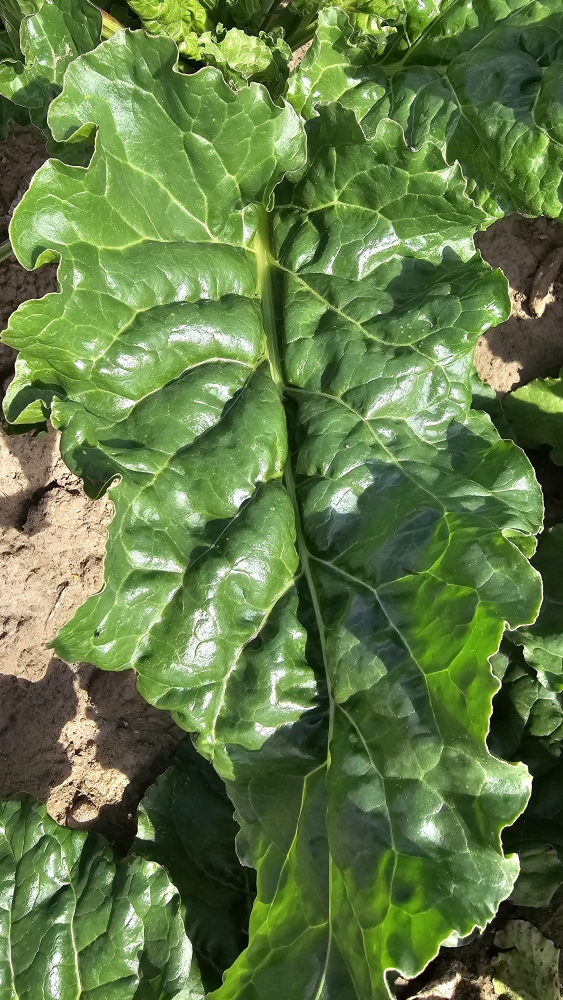
#> input picture data/samples/beet/healthy/20240624_120106.jpg, 2252 x 4000 px (shown at 1/4 size); its folder holds only this picture in this run
$ python beet_detector.py data/samples/beet/healthy
#> lines starting #> are read from the running program, lines starting #| are printed output that depends on the picture; after the words box and inside, x2 and y2 are one past the last pixel; in counts of white or black regions, pixels touching at a corner belong together
"""
Beet Disease Detector — Cercospora Leaf Spot
============================================
Pipeline: Background Removal → Feature Extraction → Classification

Detects Cercospora leaf spot disease in sugar beet images.
Works on both close-up leaf images and wide field shots (multiple leaves).
Classifies images as: Healthy / Suspicious / Sick

Usage:
    python beet_detector.py <image_path>           # Single image
    python beet_detector.py <folder_path> --batch  # Batch folder

Project: Field Disease Detector
"""

import cv2
import numpy as np
import os
import sys
import glob
import argparse
import warnings
warnings.filterwarnings("ignore")

try:
    import matplotlib
    matplotlib.use("Agg")
    import matplotlib.pyplot as plt
    import matplotlib.patches as mpatches
    from matplotlib.gridspec import GridSpec
    HAS_MPL = True
except ImportError:
    HAS_MPL = False


# ══════════════════════════════════════════════════════════
# STEP 1 — BACKGROUND REMOVAL
# ══════════════════════════════════════════════════════════

def remove_background(img_bgr: np.ndarray) -> dict:
    """
    Segment plant material from background (soil, sand, gravel, shadow).

    Strategy:
      1. Build a vegetation mask: green pixels with sufficient saturation
      2. Expand the mask via dilation so yellow disease halos near green
         tissue are included, while distant bare soil is excluded
      3. Explicitly block soil/sand pixels (hue 10-30, low saturation)
      4. Morphological cleanup to fill holes and remove small noise blobs
      5. Return the clean plant mask + masked image

    Returns:
        dict with:
          'plant_mask'    — binary mask (uint8), 255 = plant pixel
          'plant_img'     — BGR image with background zeroed
          'plant_area'    — number of plant pixels
          'coverage_pct'  — plant area as % of total image
          'found'         — False if no significant plant was found
          '_green_mask'   — strict green-only mask (for feature stats)
    """
    h, w  = img_bgr.shape[:2]
    total = h * w
    hsv   = cv2.cvtColor(img_bgr, cv2.COLOR_BGR2HSV)
    hh, s, v = hsv[:, :, 0], hsv[:, :, 1], hsv[:, :, 2]

    # --- Green seed (healthy beet leaf tissue) ---
    green_seed = ((hh >= 35) & (hh <= 85) & (s > 45) & (v > 40)).astype(np.uint8) * 255

    # --- Pale / bleached / dried leaf tissue ---
    # Wilted beet leaves lose color but stay near green tissue — NOT soil
    pale_leaf = ((s < 60) & (v > 90) & (v < 240)).astype(np.uint8) * 255

    # --- Dark red / purple beet tissue (stems, veins, stressed leaves) ---
    dark_red_bool = ((hh >= 150) | (hh <= 15)) & (s > 40) & (v > 30) & (v < 180)
    dark_leaf = dark_red_bool.astype(np.uint8) * 255

    # --- Yellowing diseased tissue ---
    yellow_leaf = ((hh >= 18) & (hh <= 45) & (s > 50) & (v > 60)).astype(np.uint8) * 255

    # --- Explicit soil/sand exclusion ---
    # Soil: hue ~8-32, low saturation, medium-high brightness
    soil = ((hh >= 8) & (hh <= 32) & (s < 65) & (v > 80)).astype(np.uint8) * 255

    # --- Build plant mask: green seed expanded to capture adjacent leaf tissue ---
    # Only include pale/dark/yellow pixels that are within the expanded green zone
    # (prevents isolated soil patches from being captured)
    expanded_green  = cv2.dilate(green_seed, np.ones((15, 15), np.uint8), iterations=3)
    leaf_candidates = cv2.bitwise_or(cv2.bitwise_or(pale_leaf, dark_leaf), yellow_leaf)
    leaf_near_green = cv2.bitwise_and(leaf_candidates, expanded_green)
    combined        = cv2.bitwise_or(green_seed, leaf_near_green)
    plant_mask      = cv2.bitwise_and(combined, cv2.bitwise_not(soil))

    # --- Morphological cleanup ---
    plant_mask = cv2.morphologyEx(plant_mask, cv2.MORPH_CLOSE,
                                   np.ones((9, 9), np.uint8), iterations=2)
    plant_mask = cv2.morphologyEx(plant_mask, cv2.MORPH_OPEN,
                                   np.ones((3, 3), np.uint8), iterations=1)

    plant_area    = int(plant_mask.sum() // 255)
    coverage_pct  = plant_area / total * 100

    if coverage_pct < 5:
        return {
            "plant_mask":   plant_mask,
            "plant_img":    img_bgr.copy(),
            "plant_area":   plant_area,
            "coverage_pct": round(coverage_pct, 1),
            "found":        False,
            "_green_mask":  green_seed,
            "_soil_mask":   soil,
        }

    plant_img = cv2.bitwise_and(img_bgr, img_bgr, mask=plant_mask)

    return {
        "plant_mask":   plant_mask,
        "plant_img":    plant_img,
        "plant_area":   plant_area,
        "coverage_pct": round(coverage_pct, 1),
        "found":        True,
        "_green_mask":  green_seed,
        "_soil_mask":   soil,
    }


# ══════════════════════════════════════════════════════════
# STEP 2 — FEATURE EXTRACTION  (on masked plant only)
# ══════════════════════════════════════════════════════════

def extract_features(img_bgr: np.ndarray, bg: dict) -> dict:
    """
    Extract color and texture features from plant pixels only.
    Background and soil pixels are completely excluded.

    Features:
      yellow_ratio   — % of plant pixels that are yellow (Cercospora halos)
      dark_ratio     — % of plant pixels that are dark (necrotic centers)
      high_sat_ratio — % of green pixels with very high saturation (stress)
      sat_mean       — mean saturation within green vegetation
      hue_entropy    — color diversity of green pixels (disease → more spread)
      green_pct      — green pixels / total image (canopy coverage)
      brown_ratio    — % of plant pixels with brown ring-border color
      pale_ratio     — % of green pixels that are pale/bleached (necrotic centers)
    """
    if not bg["found"]:
        return {k: 0.0 for k in
                ("yellow_ratio", "dark_ratio", "high_sat_ratio", "sat_mean",
                 "hue_entropy", "green_pct", "brown_ratio", "pale_ratio")}

    plant_mask  = bg["plant_mask"]
    green_mask  = bg["_green_mask"]
    plant_area  = max(bg["plant_area"], 1)
    green_area  = max(int(green_mask.sum() // 255), 1)
    total       = img_bgr.shape[0] * img_bgr.shape[1]

    hsv      = cv2.cvtColor(img_bgr, cv2.COLOR_BGR2HSV)
    hh, s, v = hsv[:, :, 0], hsv[:, :, 1], hsv[:, :, 2]

    def _in_plant(bool_mask):
        """Restrict a boolean mask to plant pixels only."""
        return bool_mask & (plant_mask > 0)

    def _in_green(bool_mask):
        """Restrict a boolean mask to strict-green pixels only."""
        return bool_mask & (green_mask > 0)

    # --- Yellow halos (Cercospora primary signal) ---
    # Saturation >70 separates true leaf yellowing from pale/sandy soil
    yellow_bool  = _in_plant((hh >= 18) & (hh <= 38) & (s > 70) & (v > 80))
    yellow_ratio = float(yellow_bool.sum()) / plant_area * 100

    # --- Dark necrotic centers within plant area ---
    dark_bool  = _in_plant(v < 60)
    dark_ratio = float(dark_bool.sum()) / plant_area * 100

    # --- High saturation within green canopy (color stress) ---
    high_sat_bool  = _in_green(s > 160)
    high_sat_ratio = float(high_sat_bool.sum()) / green_area * 100

    # --- Saturation statistics within green vegetation ---
    if green_area > 500:
        s_veg    = s[green_mask > 0].astype(float)
        sat_mean = float(np.mean(s_veg))
    else:
        sat_mean = 0.0

    # --- Hue entropy within green vegetation ---
    if green_area > 500:
        hue_veg = hh[green_mask > 0]
        hist, _ = np.histogram(hue_veg, bins=20, range=(0, 180))
        hist_n  = hist / (hist.sum() + 1e-9)
        hue_entropy = float(-np.sum(hist_n * np.log2(hist_n + 1e-9)))
    else:
        hue_entropy = 0.0

    # --- Green coverage fraction ---
    green_pct = float(green_area) / total * 100

    # --- Brown ring borders (Cercospora spot edges) ---
    brown_bool  = _in_plant((hh >= 5) & (hh <= 20) & (s > 80) & (v > 60))
    brown_ratio = float(brown_bool.sum()) / plant_area * 100

    # --- Pale/bleached areas within green (necrotic centers) ---
    pale_bool  = _in_green((s < 80) & (v > 120))
    pale_ratio = float(pale_bool.sum()) / green_area * 100

    return {
        "yellow_ratio":   round(yellow_ratio,   2),
        "dark_ratio":     round(dark_ratio,      2),
        "high_sat_ratio": round(high_sat_ratio,  2),
        "sat_mean":       round(sat_mean,         1),
        "hue_entropy":    round(hue_entropy,      4),
        "green_pct":      round(green_pct,        2),
        "brown_ratio":    round(brown_ratio,      2),
        "pale_ratio":     round(pale_ratio,       2),
        # Internal masks for visualization
        "_yellow_mask": (yellow_bool.astype(np.uint8)) * 255,
        "_dark_mask":   (dark_bool.astype(np.uint8))   * 255,
    }


# ══════════════════════════════════════════════════════════
# STEP 3 — CLASSIFICATION
# ══════════════════════════════════════════════════════════

def classify(features: dict) -> tuple:
    """
    Score-based Cercospora classification.

    Score 0-2  → Healthy
    Score 3-5  → Suspicious
    Score 6+   → Sick

    Returns: (label, score, reasons)
    """
    score   = 0
    reasons = []

    y = features["yellow_ratio"]
    if   y > 12: score += 4; reasons.append(f"heavy yellowing ({y:.1f}%)")
    elif y > 5:  score += 2; reasons.append(f"moderate yellowing ({y:.1f}%)")
    elif y > 2:  score += 1; reasons.append(f"mild yellowing ({y:.1f}%)")

    sm = features["sat_mean"]
    if   sm > 175: score += 3; reasons.append(f"high sat mean ({sm:.0f})")
    elif sm > 150: score += 2; reasons.append(f"elevated sat mean ({sm:.0f})")
    elif sm > 135: score += 1

    hs = features["high_sat_ratio"]
    if   hs > 55: score += 3; reasons.append(f"high-sat in canopy ({hs:.1f}%)")
    elif hs > 35: score += 2; reasons.append(f"elevated high-sat ({hs:.1f}%)")
    elif hs > 25: score += 1

    he = features["hue_entropy"]
    if   he > 2.2: score += 2; reasons.append(f"high hue entropy ({he:.2f})")
    elif he > 1.9: score += 1

    g = features["green_pct"]
    if   g < 60: score += 2; reasons.append(f"low green coverage ({g:.1f}%)")
    elif g < 75: score += 1

    d = features["dark_ratio"]
    if   d > 15 and sm > 130: score += 2; reasons.append(f"dark necrotic areas ({d:.1f}%)")
    elif d > 8  and sm > 130: score += 1

    b = features["brown_ratio"]
    if b > 2: score += 1; reasons.append(f"brown ring spots ({b:.1f}%)")

    if   score >= 6: label = "Sick"
    elif score >= 3: label = "Suspicious"
    else:            label = "Healthy"

    return label, score, reasons


# ══════════════════════════════════════════════════════════
# VISUALIZATION
# ══════════════════════════════════════════════════════════

# [71 lines left out: function _annotate, not called in this run]


# ══════════════════════════════════════════════════════════
# PUBLIC API
# ══════════════════════════════════════════════════════════

def analyze_image(img_path: str, save_annotated: str = None) -> dict:
    """
    Full pipeline for one image:
      background removal → feature extraction → classification.
    Optionally saves an annotated image.
    """
    img = cv2.imread(img_path)
    if img is None:
        raise ValueError(f"Cannot read image: {img_path}")

    # Resize for consistent processing speed
    img_proc = cv2.resize(img, (800, 600))

    # Pipeline
    bg       = remove_background(img_proc)
    features = extract_features(img_proc, bg)
    label, score, reasons = classify(features)

    result = {
        "path":    img_path,
        "label":   label,
        "score":   score,
        "reasons": reasons,
        "features": features,
    }

    if save_annotated:
        ann = _annotate(img_proc, bg, features, label, score, reasons)
        cv2.imwrite(save_annotated, ann)

    return result


def batch_analyze(folder_path: str, extensions=("jpg", "jpeg", "png"),
                  output_dir: str = None, report_path: str = None) -> list:
    """
    Analyze all images in a folder.
    Returns list of result dicts.
    """
    files = []
    for ext in extensions:
        files += glob.glob(os.path.join(folder_path, f"*.{ext}"))
        files += glob.glob(os.path.join(folder_path, f"*.{ext.upper()}"))
    files = sorted(set(files))

    if not files:
        print(f"No images found in {folder_path}")
        return []

    results = []
    print(f"\nAnalyzing {len(files)} images...")
    for i, f in enumerate(files, 1):
        try:
            r = analyze_image(f)
            results.append(r)
            print(f"  [{i:3d}/{len(files)}] {os.path.basename(f):<30} "
                  f"→ {r['label']:<12}  score={r['score']}")
        except Exception as e:
            print(f"  [ERR] {os.path.basename(f)}: {e}")

    counts = {"Healthy": 0, "Suspicious": 0, "Sick": 0}
    for r in results:
        counts[r["label"]] += 1
    total = len(results)
    print(f"\n{'─'*45}")
    print(f"  Total: {total} images")
    print(f"  Healthy:    {counts['Healthy']:3d}  ({100*counts['Healthy']//max(total,1)}%)")
    print(f"  Suspicious: {counts['Suspicious']:3d}  ({100*counts['Suspicious']//max(total,1)}%)")
    print(f"  Sick:       {counts['Sick']:3d}  ({100*counts['Sick']//max(total,1)}%)")

    if report_path and HAS_MPL:
        _generate_report(results, report_path)

    return results


# [81 lines left out: function _generate_report, not called in this run]


# ══════════════════════════════════════════════════════════
# CLI
# ══════════════════════════════════════════════════════════

def main():
    parser = argparse.ArgumentParser(description="Sugar Beet Cercospora Disease Detector")
    parser.add_argument("input", nargs="?", help="Image path or folder path")
    parser.add_argument("--batch",  action="store_true", help="Batch mode (analyze folder)")
    parser.add_argument("--output", "-o", help="Output annotated image path")
    parser.add_argument("--report", "-r", help="Output visual report path (batch mode)")
    args = parser.parse_args()

    if not args.input:
        parser.print_help()
        return

    if args.batch or os.path.isdir(args.input):
        batch_analyze(args.input, report_path=args.report)
#> in analyze_image, img is the input picture: shape (4000, 2252, 3); mean B, G, R 69.3, 122.7, 97.5
#> in remove_background, `hh, s, v = hsv[:, :, 0], hsv[:, :, 1], hsv[:, :, 2]`:
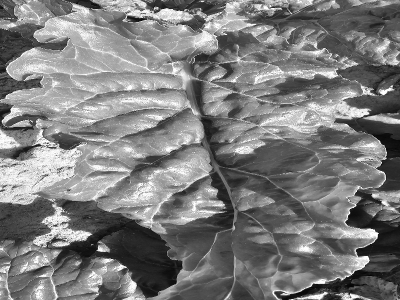
#> v: shape (600, 800) (shown at 1/2 size); min 0, max 255, mean 124.2
#> in remove_background, `green_seed = ((hh >= 35) & (hh <= 85) & (s > 45) & (v > 40)).astype(np..`:
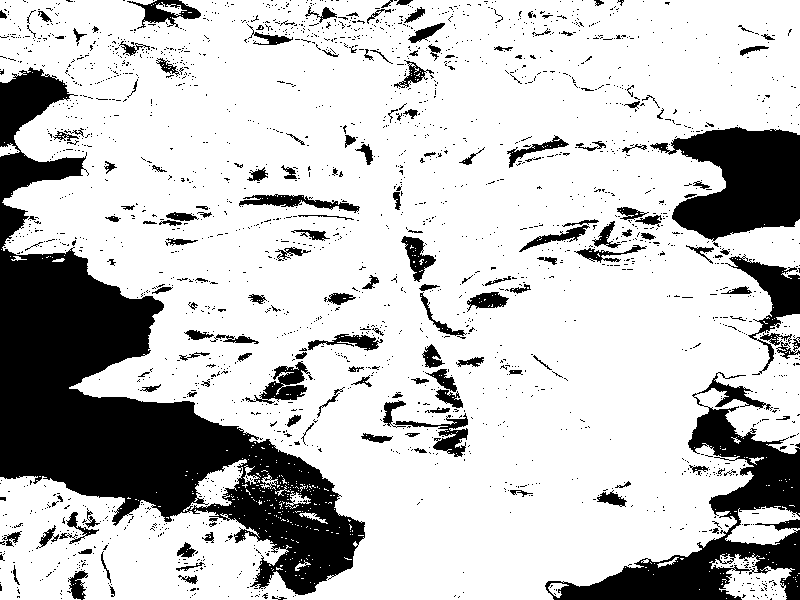
#> green_seed: shape (600, 800); 77.3% white; 2245 black regions (2075 under 20 px), largest, box (x1, y1, x2, y2) and area: (0, 67, 365, 595) 56227, (545, 372, 800, 600) 14825, (650, 127, 800, 242) 10674
#> in remove_background, `leaf_near_green = cv2.bitwise_and(leaf_candidates, expanded_green)`:
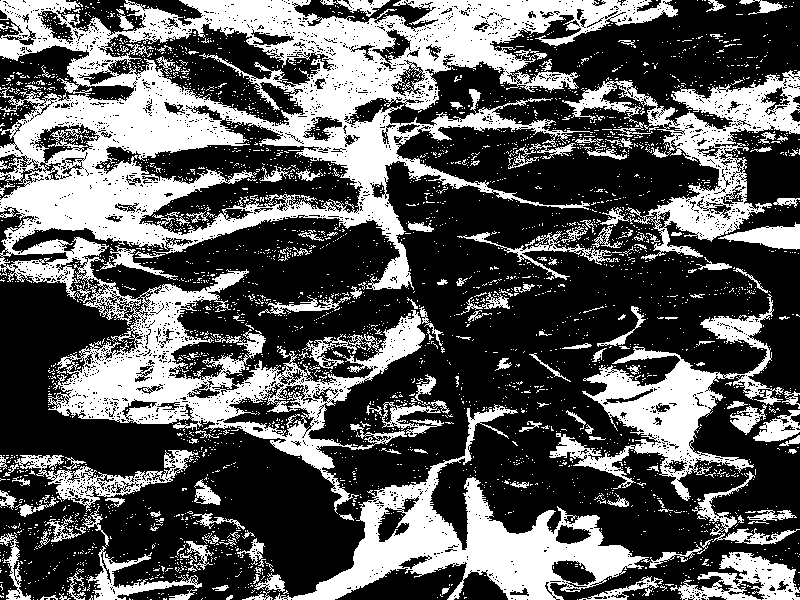
#> leaf_near_green: shape (600, 800); 35.5% white; 3381 white regions (3203 under 20 px), largest, box (x1, y1, x2, y2) and area: (0, 0, 678, 514) 93260, (274, 404, 650, 600) 18302, (562, 70, 800, 260) 11749
#> in remove_background, `plant_mask = cv2.morphologyEx(plant_mask, cv2.MORPH_CLOSE, np.ones((9,..`:
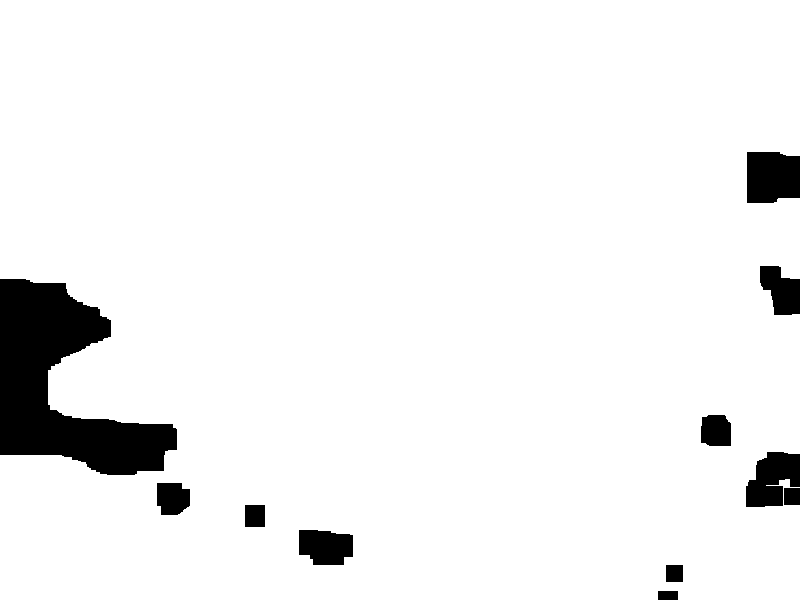
#> plant_mask: shape (600, 800); 94.1% white; 11 black regions, largest, box (x1, y1, x2, y2) and area: (0, 279, 177, 475) 17545, (747, 152, 800, 203) 2515, (746, 452, 800, 507) 2112
#> in remove_background, `plant_area    = int(plant_mask.sum() // 255)`: plant_area = 451865
#> in remove_background, `coverage_pct  = plant_area / total * 100`: coverage_pct = 94.14
#> in remove_background, `plant_img = cv2.bitwise_and(img_bgr, img_bgr, mask=plant_mask)`:
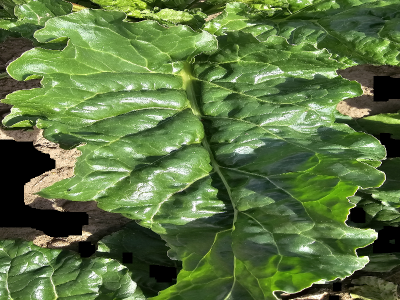
#> plant_img: shape (600, 800, 3) (shown at 1/2 size); mean B, G, R 64.6, 116.9, 91.1
#> in analyze_image, `bg       = remove_background(img_proc)`: bg = 7 items
#> in extract_features, `plant_area  = max(bg["plant_area"], 1)`: plant_area = 451865
#> in extract_features, `green_area  = max(int(green_mask.sum() // 255), 1)`: green_area = 370869
#> in extract_features, `yellow_ratio = float(yellow_bool.sum()) / plant_area * 100`: yellow_ratio = 2.79
#> in extract_features, `dark_ratio = float(dark_bool.sum()) / plant_area * 100`: dark_ratio = 13.2
#> in _in_green, `return bool_mask & (green_mask > 0)`:
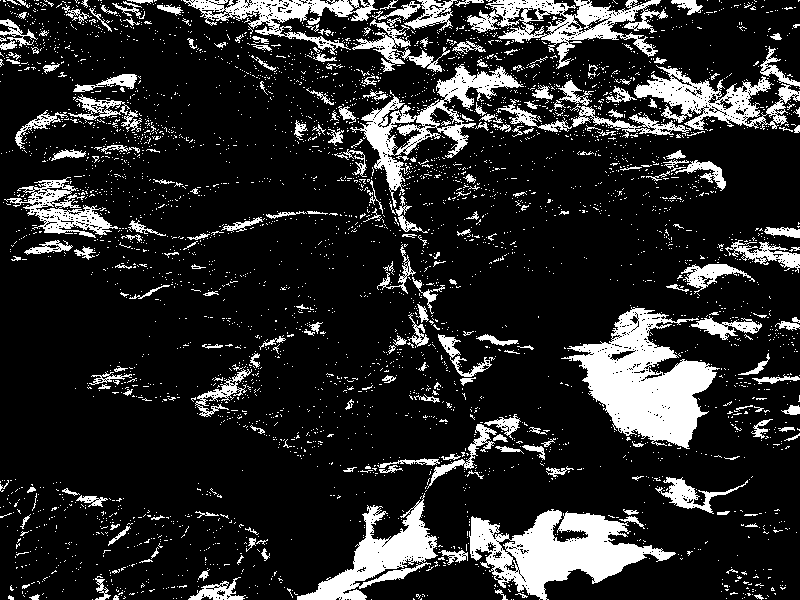
#> returned value: shape (600, 800) bool; 16.3% white; 4062 white regions (3820 under 20 px), largest, box (x1, y1, x2, y2) and area: (561, 307, 720, 449) 10457, (469, 509, 676, 600) 8579, (350, 64, 524, 208) 4891
#> in extract_features, `high_sat_ratio = float(high_sat_bool.sum()) / green_area * 100`: high_sat_ratio = 21.04
#> in extract_features, `sat_mean = float(np.mean(s_veg))`: sat_mean = 132
#> in extract_features, `hist, _ = np.histogram(hue_veg, bins=20, range=(0, 180))`: hist = 20 values, max 243826 at index 5, min 0 at index 0, mean 18543.5
#> in extract_features, `hist_n  = hist / (hist.sum() + 1e-9)`: hist_n = 20 values, max 0.657 at index 5, min 0 at index 0, mean 0.05
#> in extract_features, `hue_entropy = float(-np.sum(hist_n * np.log2(hist_n + 1e-9)))`: hue_entropy = 1.31
#> in extract_features, `green_pct = float(green_area) / total * 100`: green_pct = 77.26
#> in extract_features, `brown_ratio = float(brown_bool.sum()) / plant_area * 100`: brown_ratio = 0.983
#> in _in_green (call 2), `return bool_mask & (green_mask > 0)`:
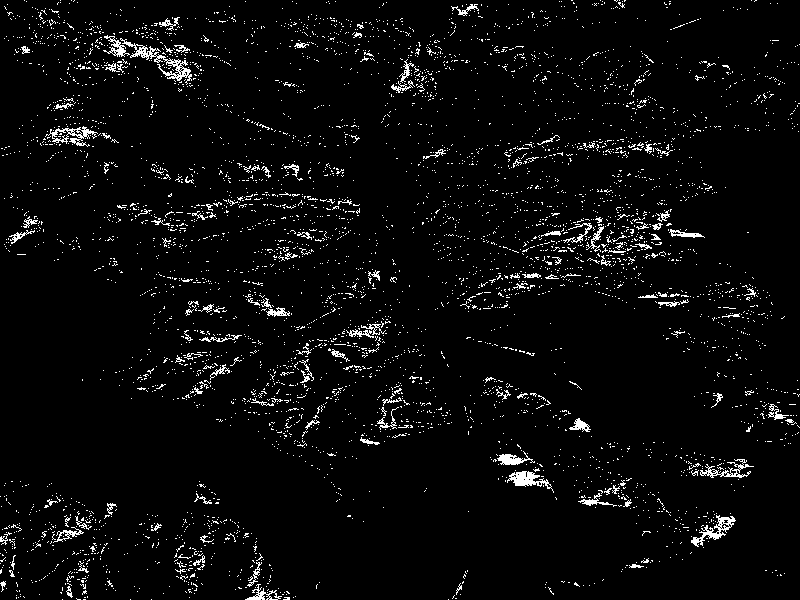
#> returned value: shape (600, 800) bool; 4% white in thin lines or dots
#> in extract_features, `pale_ratio = float(pale_bool.sum()) / green_area * 100`: pale_ratio = 5.17
#> in analyze_image, `features = extract_features(img_proc, bg)`: features = 10 items
#> in classify, `y = features["yellow_ratio"]`: y = 2.79
#> in classify, `sm = features["sat_mean"]`: sm = 132
#> in classify, `hs = features["high_sat_ratio"]`: hs = 21.04
#> in classify, `he = features["hue_entropy"]`: he = 1.31
#> in classify, `g = features["green_pct"]`: g = 77.26
#> in classify, `d = features["dark_ratio"]`: d = 13.2
#> in classify, `b = features["brown_ratio"]`: b = 0.98
#> in analyze_image, `label, score, reasons = classify(features)`: label = 'Healthy'; score = 2; reasons = ['mild yellowing (2.8%)']
#> in batch_analyze, `r = analyze_image(f)`: r = 5 items
#|   [  1/1] 20240624_120106.jpg            → Healthy       score=2
#> the loop in batch_analyze, `for r in results:` made 1 pass
#> after the loop in batch_analyze, `for r in results:`: counts = {'Healthy': 1, 'Suspicious': 0, 'Sick': 0}
#> in batch_analyze, `total = len(results)`: total = 1
#|   Total: 1 images
#|   Healthy:      1  (100%)
#|   Suspicious:   0  (0%)
#|   Sick:         0  (0%)
    else:
        r = analyze_image(args.input, save_annotated=args.output)
        print(f"\nResult: {r['label']}")
        print(f"Score:  {r['score']}")
        print(f"Reasons: {', '.join(r['reasons']) if r['reasons'] else 'none'}")
        print("\nFeatures:")
        for k, vv in r["features"].items():
            if not k.startswith("_"):
                print(f"  {k:<20} {vv:.3f}")


if __name__ == "__main__":
    main()
